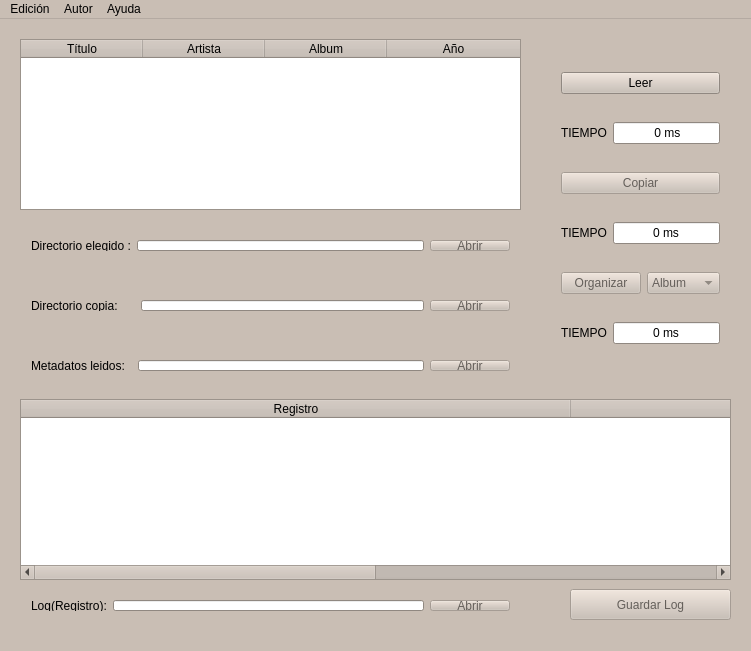
<?xml version="1.0" encoding="UTF-8"?>
<ui version="4.0">
 <class>MainWindow</class>
 <widget class="QMainWindow" name="MainWindow">
  <property name="enabled">
   <bool>true</bool>
  </property>
  <property name="geometry">
   <rect>
    <x>0</x>
    <y>0</y>
    <width>751</width>
    <height>651</height>
   </rect>
  </property>
  <property name="palette">
   <palette>
    <active>
     <colorrole role="WindowText">
      <brush brushstyle="SolidPattern">
       <color alpha="255">
        <red>0</red>
        <green>0</green>
        <blue>0</blue>
       </color>
      </brush>
     </colorrole>
     <colorrole role="Button">
      <brush brushstyle="SolidPattern">
       <color alpha="255">
        <red>201</red>
        <green>190</green>
        <blue>180</blue>
       </color>
      </brush>
     </colorrole>
     <colorrole role="Light">
      <brush brushstyle="SolidPattern">
       <color alpha="255">
        <red>255</red>
        <green>255</green>
        <blue>255</blue>
       </color>
      </brush>
     </colorrole>
     <colorrole role="Midlight">
      <brush brushstyle="SolidPattern">
       <color alpha="255">
        <red>228</red>
        <green>222</green>
        <blue>217</blue>
       </color>
      </brush>
     </colorrole>
     <colorrole role="Dark">
      <brush brushstyle="SolidPattern">
       <color alpha="255">
        <red>100</red>
        <green>95</green>
        <blue>90</blue>
       </color>
      </brush>
     </colorrole>
     <colorrole role="Mid">
      <brush brushstyle="SolidPattern">
       <color alpha="255">
        <red>134</red>
        <green>127</green>
        <blue>120</blue>
       </color>
      </brush>
     </colorrole>
     <colorrole role="Text">
      <brush brushstyle="SolidPattern">
       <color alpha="255">
        <red>0</red>
        <green>0</green>
        <blue>0</blue>
       </color>
      </brush>
     </colorrole>
     <colorrole role="BrightText">
      <brush brushstyle="SolidPattern">
       <color alpha="255">
        <red>255</red>
        <green>255</green>
        <blue>255</blue>
       </color>
      </brush>
     </colorrole>
     <colorrole role="ButtonText">
      <brush brushstyle="SolidPattern">
       <color alpha="255">
        <red>0</red>
        <green>0</green>
        <blue>0</blue>
       </color>
      </brush>
     </colorrole>
     <colorrole role="Base">
      <brush brushstyle="SolidPattern">
       <color alpha="255">
        <red>255</red>
        <green>255</green>
        <blue>255</blue>
       </color>
      </brush>
     </colorrole>
     <colorrole role="Window">
      <brush brushstyle="SolidPattern">
       <color alpha="255">
        <red>201</red>
        <green>190</green>
        <blue>180</blue>
       </color>
      </brush>
     </colorrole>
     <colorrole role="Shadow">
      <brush brushstyle="SolidPattern">
       <color alpha="255">
        <red>0</red>
        <green>0</green>
        <blue>0</blue>
       </color>
      </brush>
     </colorrole>
     <colorrole role="AlternateBase">
      <brush brushstyle="SolidPattern">
       <color alpha="255">
        <red>228</red>
        <green>222</green>
        <blue>217</blue>
       </color>
      </brush>
     </colorrole>
     <colorrole role="ToolTipBase">
      <brush brushstyle="SolidPattern">
       <color alpha="255">
        <red>255</red>
        <green>255</green>
        <blue>220</blue>
       </color>
      </brush>
     </colorrole>
     <colorrole role="ToolTipText">
      <brush brushstyle="SolidPattern">
       <color alpha="255">
        <red>0</red>
        <green>0</green>
        <blue>0</blue>
       </color>
      </brush>
     </colorrole>
    </active>
    <inactive>
     <colorrole role="WindowText">
      <brush brushstyle="SolidPattern">
       <color alpha="255">
        <red>0</red>
        <green>0</green>
        <blue>0</blue>
       </color>
      </brush>
     </colorrole>
     <colorrole role="Button">
      <brush brushstyle="SolidPattern">
       <color alpha="255">
        <red>201</red>
        <green>190</green>
        <blue>180</blue>
       </color>
      </brush>
     </colorrole>
     <colorrole role="Light">
      <brush brushstyle="SolidPattern">
       <color alpha="255">
        <red>255</red>
        <green>255</green>
        <blue>255</blue>
       </color>
      </brush>
     </colorrole>
     <colorrole role="Midlight">
      <brush brushstyle="SolidPattern">
       <color alpha="255">
        <red>228</red>
        <green>222</green>
        <blue>217</blue>
       </color>
      </brush>
     </colorrole>
     <colorrole role="Dark">
      <brush brushstyle="SolidPattern">
       <color alpha="255">
        <red>100</red>
        <green>95</green>
        <blue>90</blue>
       </color>
      </brush>
     </colorrole>
     <colorrole role="Mid">
      <brush brushstyle="SolidPattern">
       <color alpha="255">
        <red>134</red>
        <green>127</green>
        <blue>120</blue>
       </color>
      </brush>
     </colorrole>
     <colorrole role="Text">
      <brush brushstyle="SolidPattern">
       <color alpha="255">
        <red>0</red>
        <green>0</green>
        <blue>0</blue>
       </color>
      </brush>
     </colorrole>
     <colorrole role="BrightText">
      <brush brushstyle="SolidPattern">
       <color alpha="255">
        <red>255</red>
        <green>255</green>
        <blue>255</blue>
       </color>
      </brush>
     </colorrole>
     <colorrole role="ButtonText">
      <brush brushstyle="SolidPattern">
       <color alpha="255">
        <red>0</red>
        <green>0</green>
        <blue>0</blue>
       </color>
      </brush>
     </colorrole>
     <colorrole role="Base">
      <brush brushstyle="SolidPattern">
       <color alpha="255">
        <red>255</red>
        <green>255</green>
        <blue>255</blue>
       </color>
      </brush>
     </colorrole>
     <colorrole role="Window">
      <brush brushstyle="SolidPattern">
       <color alpha="255">
        <red>201</red>
        <green>190</green>
        <blue>180</blue>
       </color>
      </brush>
     </colorrole>
     <colorrole role="Shadow">
      <brush brushstyle="SolidPattern">
       <color alpha="255">
        <red>0</red>
        <green>0</green>
        <blue>0</blue>
       </color>
      </brush>
     </colorrole>
     <colorrole role="AlternateBase">
      <brush brushstyle="SolidPattern">
       <color alpha="255">
        <red>228</red>
        <green>222</green>
        <blue>217</blue>
       </color>
      </brush>
     </colorrole>
     <colorrole role="ToolTipBase">
      <brush brushstyle="SolidPattern">
       <color alpha="255">
        <red>255</red>
        <green>255</green>
        <blue>220</blue>
       </color>
      </brush>
     </colorrole>
     <colorrole role="ToolTipText">
      <brush brushstyle="SolidPattern">
       <color alpha="255">
        <red>0</red>
        <green>0</green>
        <blue>0</blue>
       </color>
      </brush>
     </colorrole>
    </inactive>
    <disabled>
     <colorrole role="WindowText">
      <brush brushstyle="SolidPattern">
       <color alpha="255">
        <red>100</red>
        <green>95</green>
        <blue>90</blue>
       </color>
      </brush>
     </colorrole>
     <colorrole role="Button">
      <brush brushstyle="SolidPattern">
       <color alpha="255">
        <red>201</red>
        <green>190</green>
        <blue>180</blue>
       </color>
      </brush>
     </colorrole>
     <colorrole role="Light">
      <brush brushstyle="SolidPattern">
       <color alpha="255">
        <red>255</red>
        <green>255</green>
        <blue>255</blue>
       </color>
      </brush>
     </colorrole>
     <colorrole role="Midlight">
      <brush brushstyle="SolidPattern">
       <color alpha="255">
        <red>228</red>
        <green>222</green>
        <blue>217</blue>
       </color>
      </brush>
     </colorrole>
     <colorrole role="Dark">
      <brush brushstyle="SolidPattern">
       <color alpha="255">
        <red>100</red>
        <green>95</green>
        <blue>90</blue>
       </color>
      </brush>
     </colorrole>
     <colorrole role="Mid">
      <brush brushstyle="SolidPattern">
       <color alpha="255">
        <red>134</red>
        <green>127</green>
        <blue>120</blue>
       </color>
      </brush>
     </colorrole>
     <colorrole role="Text">
      <brush brushstyle="SolidPattern">
       <color alpha="255">
        <red>100</red>
        <green>95</green>
        <blue>90</blue>
       </color>
      </brush>
     </colorrole>
     <colorrole role="BrightText">
      <brush brushstyle="SolidPattern">
       <color alpha="255">
        <red>255</red>
        <green>255</green>
        <blue>255</blue>
       </color>
      </brush>
     </colorrole>
     <colorrole role="ButtonText">
      <brush brushstyle="SolidPattern">
       <color alpha="255">
        <red>100</red>
        <green>95</green>
        <blue>90</blue>
       </color>
      </brush>
     </colorrole>
     <colorrole role="Base">
      <brush brushstyle="SolidPattern">
       <color alpha="255">
        <red>201</red>
        <green>190</green>
        <blue>180</blue>
       </color>
      </brush>
     </colorrole>
     <colorrole role="Window">
      <brush brushstyle="SolidPattern">
       <color alpha="255">
        <red>201</red>
        <green>190</green>
        <blue>180</blue>
       </color>
      </brush>
     </colorrole>
     <colorrole role="Shadow">
      <brush brushstyle="SolidPattern">
       <color alpha="255">
        <red>0</red>
        <green>0</green>
        <blue>0</blue>
       </color>
      </brush>
     </colorrole>
     <colorrole role="AlternateBase">
      <brush brushstyle="SolidPattern">
       <color alpha="255">
        <red>201</red>
        <green>190</green>
        <blue>180</blue>
       </color>
      </brush>
     </colorrole>
     <colorrole role="ToolTipBase">
      <brush brushstyle="SolidPattern">
       <color alpha="255">
        <red>255</red>
        <green>255</green>
        <blue>220</blue>
       </color>
      </brush>
     </colorrole>
     <colorrole role="ToolTipText">
      <brush brushstyle="SolidPattern">
       <color alpha="255">
        <red>0</red>
        <green>0</green>
        <blue>0</blue>
       </color>
      </brush>
     </colorrole>
    </disabled>
   </palette>
  </property>
  <property name="windowTitle">
   <string>Banco de Pruebas</string>
  </property>
  <property name="layoutDirection">
   <enum>Qt::LeftToRight</enum>
  </property>
  <property name="animated">
   <bool>true</bool>
  </property>
  <widget class="QWidget" name="centralWidget">
   <widget class="QTableWidget" name="tablaInfo">
    <property name="geometry">
     <rect>
      <x>20</x>
      <y>20</y>
      <width>501</width>
      <height>171</height>
     </rect>
    </property>
    <property name="font">
     <font>
      <kerning>true</kerning>
     </font>
    </property>
    <property name="autoScroll">
     <bool>true</bool>
    </property>
    <property name="columnCount">
     <number>4</number>
    </property>
    <attribute name="horizontalHeaderCascadingSectionResizes">
     <bool>false</bool>
    </attribute>
    <attribute name="horizontalHeaderDefaultSectionSize">
     <number>122</number>
    </attribute>
    <attribute name="horizontalHeaderMinimumSectionSize">
     <number>30</number>
    </attribute>
    <attribute name="horizontalHeaderStretchLastSection">
     <bool>true</bool>
    </attribute>
    <column>
     <property name="text">
      <string notr="true">Título</string>
     </property>
    </column>
    <column>
     <property name="text">
      <string>Artista</string>
     </property>
    </column>
    <column>
     <property name="text">
      <string>Album</string>
     </property>
    </column>
    <column>
     <property name="text">
      <string>Año</string>
     </property>
    </column>
   </widget>
   <widget class="QTableWidget" name="tablaLog">
    <property name="geometry">
     <rect>
      <x>20</x>
      <y>380</y>
      <width>711</width>
      <height>181</height>
     </rect>
    </property>
    <attribute name="horizontalHeaderDefaultSectionSize">
     <number>550</number>
    </attribute>
    <attribute name="horizontalHeaderStretchLastSection">
     <bool>true</bool>
    </attribute>
    <column>
     <property name="text">
      <string>Registro</string>
     </property>
    </column>
    <column>
     <property name="text">
      <string>Tiempo(ms)</string>
     </property>
    </column>
   </widget>
   <widget class="QWidget" name="layoutWidget">
    <property name="geometry">
     <rect>
      <x>550</x>
      <y>20</y>
      <width>181</width>
      <height>341</height>
     </rect>
    </property>
    <layout class="QGridLayout" name="gridLayout_5">
     <item row="0" column="0" colspan="2">
      <widget class="QPushButton" name="botonLeer">
       <property name="cursor">
        <cursorShape>PointingHandCursor</cursorShape>
       </property>
       <property name="text">
        <string>Leer</string>
       </property>
      </widget>
     </item>
     <item row="1" column="0" colspan="2">
      <layout class="QGridLayout" name="gridLayout">
       <item row="0" column="0">
        <widget class="QLabel" name="label">
         <property name="text">
          <string>TIEMPO</string>
         </property>
        </widget>
       </item>
       <item row="0" column="1">
        <widget class="QLineEdit" name="tiempo1">
         <property name="layoutDirection">
          <enum>Qt::LeftToRight</enum>
         </property>
         <property name="text">
          <string> 0 ms</string>
         </property>
         <property name="alignment">
          <set>Qt::AlignCenter</set>
         </property>
         <property name="readOnly">
          <bool>true</bool>
         </property>
        </widget>
       </item>
      </layout>
     </item>
     <item row="2" column="0" colspan="2">
      <widget class="QPushButton" name="botonCopiar">
       <property name="enabled">
        <bool>false</bool>
       </property>
       <property name="cursor">
        <cursorShape>PointingHandCursor</cursorShape>
       </property>
       <property name="text">
        <string>Copiar</string>
       </property>
      </widget>
     </item>
     <item row="3" column="0" colspan="2">
      <layout class="QGridLayout" name="gridLayout_3">
       <item row="0" column="0">
        <widget class="QLabel" name="label_2">
         <property name="text">
          <string>TIEMPO</string>
         </property>
        </widget>
       </item>
       <item row="0" column="1">
        <widget class="QLineEdit" name="tiempo2">
         <property name="text">
          <string>0 ms</string>
         </property>
         <property name="alignment">
          <set>Qt::AlignCenter</set>
         </property>
         <property name="readOnly">
          <bool>true</bool>
         </property>
        </widget>
       </item>
      </layout>
     </item>
     <item row="4" column="0">
      <widget class="QPushButton" name="botonOrganizar">
       <property name="enabled">
        <bool>false</bool>
       </property>
       <property name="cursor">
        <cursorShape>PointingHandCursor</cursorShape>
       </property>
       <property name="text">
        <string>Organizar</string>
       </property>
      </widget>
     </item>
     <item row="4" column="1">
      <widget class="QComboBox" name="comboBox">
       <property name="enabled">
        <bool>false</bool>
       </property>
       <item>
        <property name="text">
         <string>Album</string>
        </property>
       </item>
       <item>
        <property name="text">
         <string>Artista</string>
        </property>
       </item>
       <item>
        <property name="text">
         <string>Año</string>
        </property>
       </item>
      </widget>
     </item>
     <item row="5" column="0" colspan="2">
      <layout class="QGridLayout" name="gridLayout_4">
       <item row="0" column="2">
        <widget class="QLineEdit" name="tiempo3">
         <property name="text">
          <string>0 ms</string>
         </property>
         <property name="alignment">
          <set>Qt::AlignCenter</set>
         </property>
         <property name="readOnly">
          <bool>true</bool>
         </property>
        </widget>
       </item>
       <item row="0" column="1">
        <widget class="QLabel" name="label_3">
         <property name="text">
          <string>TIEMPO</string>
         </property>
        </widget>
       </item>
      </layout>
     </item>
    </layout>
   </widget>
   <widget class="QWidget" name="layoutWidget1">
    <property name="geometry">
     <rect>
      <x>20</x>
      <y>210</y>
      <width>501</width>
      <height>33</height>
     </rect>
    </property>
    <layout class="QGridLayout" name="gridLayout_2">
     <item row="0" column="0">
      <widget class="QLabel" name="label_5">
       <property name="text">
        <string>Directorio elegido :</string>
       </property>
      </widget>
     </item>
     <item row="0" column="1">
      <widget class="QLineEdit" name="lineDir">
       <property name="readOnly">
        <bool>true</bool>
       </property>
      </widget>
     </item>
     <item row="0" column="2">
      <widget class="QPushButton" name="abrirDir">
       <property name="enabled">
        <bool>false</bool>
       </property>
       <property name="cursor">
        <cursorShape>PointingHandCursor</cursorShape>
       </property>
       <property name="text">
        <string>Abrir</string>
       </property>
      </widget>
     </item>
    </layout>
   </widget>
   <widget class="QWidget" name="layoutWidget2">
    <property name="geometry">
     <rect>
      <x>20</x>
      <y>330</y>
      <width>501</width>
      <height>33</height>
     </rect>
    </property>
    <layout class="QGridLayout" name="gridLayout_7">
     <item row="0" column="1">
      <widget class="QLineEdit" name="lineTxt">
       <property name="readOnly">
        <bool>true</bool>
       </property>
      </widget>
     </item>
     <item row="0" column="2">
      <widget class="QPushButton" name="abrirTxt">
       <property name="enabled">
        <bool>false</bool>
       </property>
       <property name="cursor">
        <cursorShape>PointingHandCursor</cursorShape>
       </property>
       <property name="text">
        <string>Abrir</string>
       </property>
      </widget>
     </item>
     <item row="0" column="0">
      <widget class="QLabel" name="label_7">
       <property name="text">
        <string>Metadatos leidos:  </string>
       </property>
      </widget>
     </item>
    </layout>
   </widget>
   <widget class="QWidget" name="layoutWidget3">
    <property name="geometry">
     <rect>
      <x>20</x>
      <y>270</y>
      <width>501</width>
      <height>33</height>
     </rect>
    </property>
    <layout class="QGridLayout" name="gridLayout_6">
     <item row="0" column="0">
      <widget class="QLabel" name="label_6">
       <property name="text">
        <string>Directorio copia:     </string>
       </property>
      </widget>
     </item>
     <item row="0" column="1">
      <widget class="QLineEdit" name="lineDirCopia">
       <property name="font">
        <font>
         <kerning>true</kerning>
        </font>
       </property>
       <property name="readOnly">
        <bool>true</bool>
       </property>
      </widget>
     </item>
     <item row="0" column="2">
      <widget class="QPushButton" name="abrirDirCopia">
       <property name="enabled">
        <bool>false</bool>
       </property>
       <property name="cursor">
        <cursorShape>PointingHandCursor</cursorShape>
       </property>
       <property name="text">
        <string>Abrir</string>
       </property>
      </widget>
     </item>
    </layout>
   </widget>
   <widget class="QWidget" name="layoutWidget2_2">
    <property name="geometry">
     <rect>
      <x>20</x>
      <y>570</y>
      <width>501</width>
      <height>33</height>
     </rect>
    </property>
    <layout class="QGridLayout" name="gridLayout_8">
     <item row="0" column="1">
      <widget class="QLineEdit" name="lineLog">
       <property name="readOnly">
        <bool>true</bool>
       </property>
      </widget>
     </item>
     <item row="0" column="2">
      <widget class="QPushButton" name="abrirLog">
       <property name="enabled">
        <bool>false</bool>
       </property>
       <property name="cursor">
        <cursorShape>PointingHandCursor</cursorShape>
       </property>
       <property name="text">
        <string>Abrir</string>
       </property>
      </widget>
     </item>
     <item row="0" column="0">
      <widget class="QLabel" name="label_8">
       <property name="text">
        <string>Log(Registro):</string>
       </property>
      </widget>
     </item>
    </layout>
   </widget>
   <widget class="QPushButton" name="botonGuardarLog">
    <property name="enabled">
     <bool>false</bool>
    </property>
    <property name="geometry">
     <rect>
      <x>570</x>
      <y>570</y>
      <width>161</width>
      <height>31</height>
     </rect>
    </property>
    <property name="text">
     <string>Guardar Log</string>
    </property>
   </widget>
   <zorder>layoutWidget</zorder>
   <zorder>layoutWidget1</zorder>
   <zorder>layoutWidget2</zorder>
   <zorder>layoutWidget3</zorder>
   <zorder>tablaInfo</zorder>
   <zorder>tablaLog</zorder>
   <zorder>layoutWidget2_2</zorder>
   <zorder>botonGuardarLog</zorder>
  </widget>
  <widget class="QMenuBar" name="menuBar">
   <property name="geometry">
    <rect>
     <x>0</x>
     <y>0</y>
     <width>751</width>
     <height>29</height>
    </rect>
   </property>
   <property name="cursor">
    <cursorShape>ArrowCursor</cursorShape>
   </property>
   <widget class="QMenu" name="menuAcercaDe">
    <property name="cursor">
     <cursorShape>PointingHandCursor</cursorShape>
    </property>
    <property name="title">
     <string>Autor</string>
    </property>
    <addaction name="actionFlavio_Rodrigues_Dias_44096217L"/>
   </widget>
   <widget class="QMenu" name="menuAyuda">
    <property name="cursor">
     <cursorShape>PointingHandCursor</cursorShape>
    </property>
    <property name="title">
     <string>Ayuda</string>
    </property>
    <addaction name="action_Click_para_ayuda"/>
   </widget>
   <widget class="QMenu" name="menuEdicion">
    <property name="cursor">
     <cursorShape>PointingHandCursor</cursorShape>
    </property>
    <property name="title">
     <string>Edición</string>
    </property>
    <addaction name="action_Empezar_de_nuevo"/>
   </widget>
   <addaction name="menuEdicion"/>
   <addaction name="menuAcercaDe"/>
   <addaction name="menuAyuda"/>
  </widget>
  <action name="action_Click_para_ayuda">
   <property name="text">
    <string>-&gt;Click para ayuda&lt;-</string>
   </property>
  </action>
  <action name="actionFlavio_Rodrigues_Dias_44096217L">
   <property name="text">
    <string>Flavio Rodrigues Dias 44096217L</string>
   </property>
  </action>
  <action name="action_Empezar_de_nuevo">
   <property name="text">
    <string>-&gt;Empezar de nuevo&lt;-</string>
   </property>
  </action>
 </widget>
 <layoutdefault spacing="6" margin="11"/>
 <resources/>
 <connections/>
</ui>
